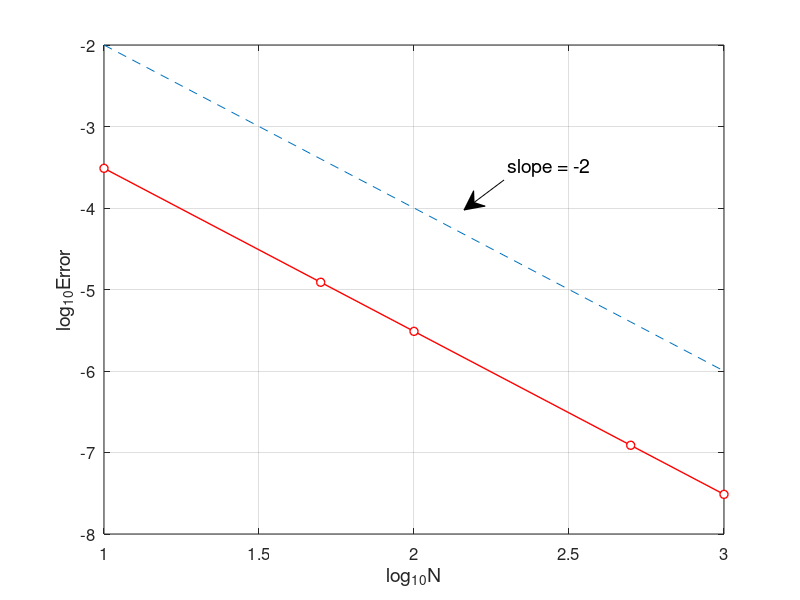

Source code (MATLAB):
% Trapezoidal_error.m
% Trapezoidal rule for the ODE model
% u'(x)=x^2+x-u, x in [0,1] 
% Initial condition: u(0)=0 ;
% Exact solution: u(x)=-exp(-x)+x^2-x+1.
clear all;  clf
Nvec=[10 50 100 500 1000];       % Number of splits
Error=[];
for k=1:length(Nvec)
    N=Nvec(k);
    h=1/N;
x=0:h:1;                       % function interval
N=length(x)-1;
u(1)=0;                        % initial value
for n=1:N
    u(n+1)=(2-h)/(2+h).*u(n)+h/(2+h).*(x(n)^2+x(n)+x(n+1)^2+x(n+1));
end
    ue=-exp(-x)+x.^2-x+1;         % exact solution
    error=max(abs(u-ue));
    Error=[Error,error];
end
plot(log10(Nvec),log10(Error),'ro-','MarkerFaceColor','w','LineWidth',1)
%loglog(Nvec,Error,'ro-','LineWidth',1.5)
hold on
%loglog(Nvec, Nvec.^(-2), '--')
plot(log10(Nvec), log10(Nvec.^(-2)), '--')
grid on
%title('Convergence of Trapezoidal rule','fontsize',12)
set(gca,'fontsize',12)
xlabel('log_{10}N','fontsize', 14), ylabel('log_{10}Error','fontsize',14)

% add annotation of slope
ax = [0.63 0.58];
ay = [0.70 0.65];
annotation('textarrow',ax,ay,'String','slope = -2 ','fontsize',14)

% computating convergence order
for n=1:length(Nvec)-1
    order(n)=-log(Error(n)/Error(n+1))/(log(Nvec(n)/Nvec(n+1)));
end
Error
order

% print -dpng -r600  Trapezoidal_error.png